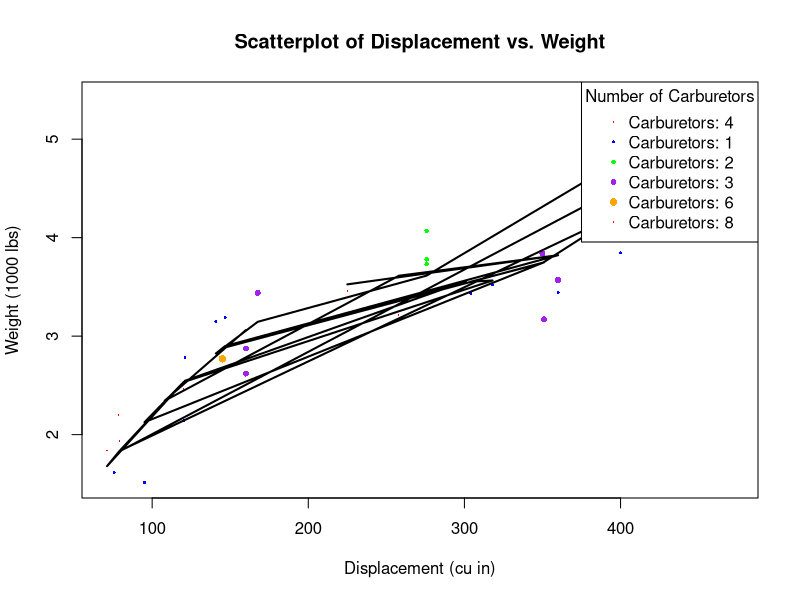

Source code (R):

data(mtcars)


carb_colors <- c("red", "blue", "green", "purple", "orange")
carb_sizes <- c(2, 4, 6, 8, 10)


plot(mtcars$disp, mtcars$wt,
     col = carb_colors[as.factor(mtcars$carb)], 
     pch = 16,                                
     cex = carb_sizes[as.factor(mtcars$carb)] / max(carb_sizes), 
     xlab = "Displacement (cu in)",            
     ylab = "Weight (1000 lbs)",                
     main = "Scatterplot of Displacement vs. Weight") 


smooth <- loess(wt ~ disp, data = mtcars)
lines(mtcars$disp, predict(smooth, newdata = mtcars), col = "black", lwd = 2)


legend("topright",                          
       legend = paste("Carburetors:", unique(mtcars$carb)), 
       col = carb_colors,                   
       pch = 16,                           
       pt.cex = carb_sizes / max(carb_sizes), 
       title = "Number of Carburetors")    
